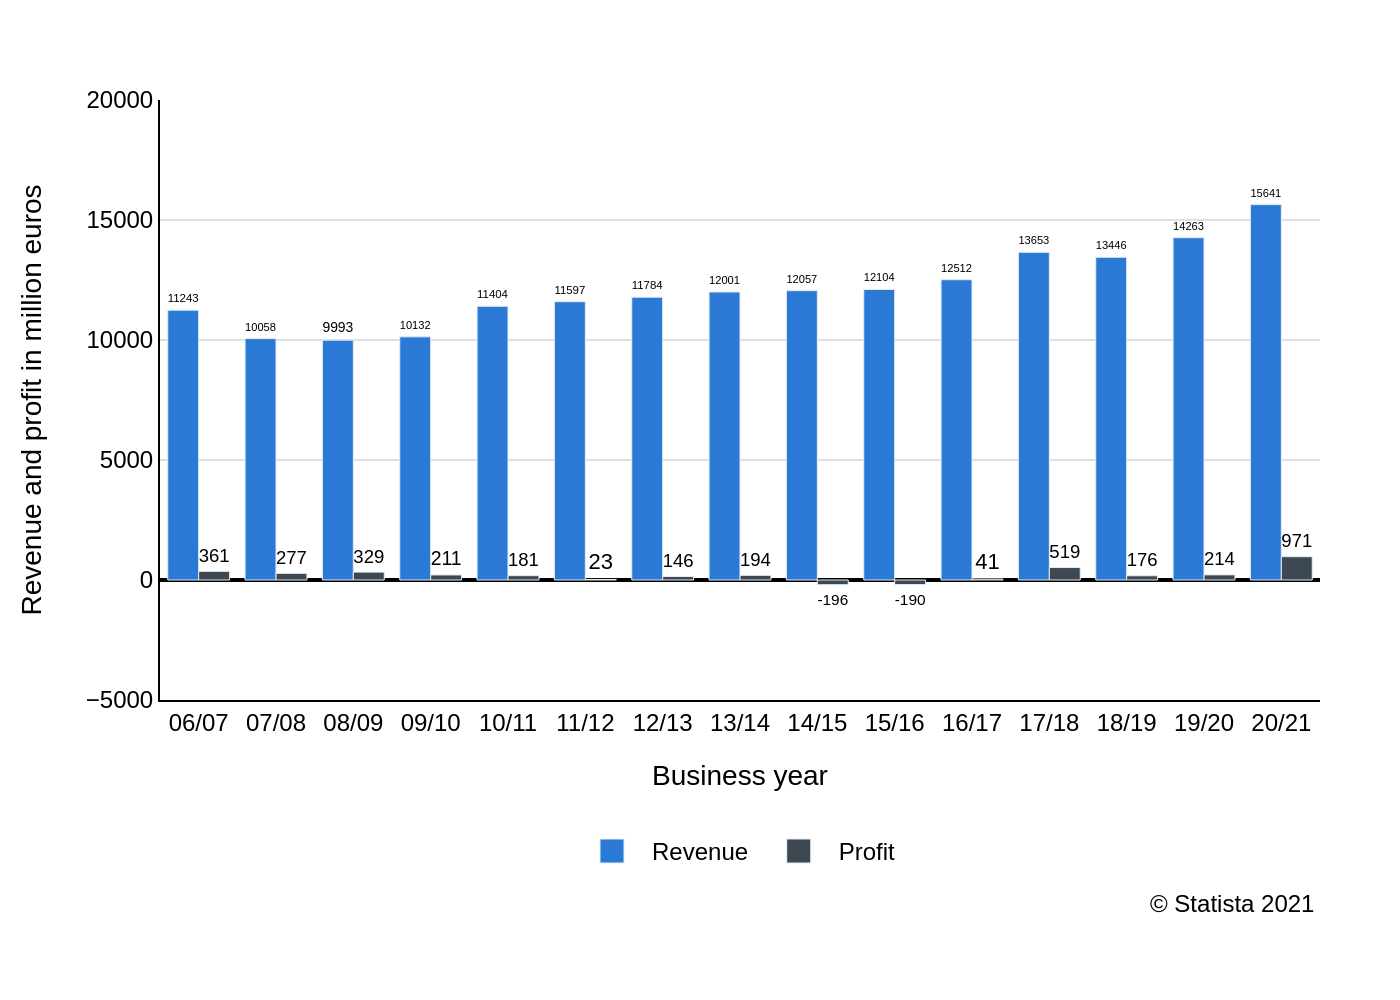

This chart was generated by the following Python code:
import sys
import json
import plotly.graph_objects as go
import pathlib

# Ensure a JSON file path is provided as a command-line argument
if len(sys.argv) != 2:
    print("Usage: python create_chart.py <path_to_json_file>")
    sys.exit(1)

# Get the JSON file path from the command-line arguments
json_path = sys.argv[1]

# Read and load the JSON file, ensuring UTF-8 encoding for multilingual support
with open(json_path, 'r', encoding='utf-8') as f:
    config = json.load(f)

# Extract data, texts, and colors from the loaded JSON object
chart_data = config['chart_data']
texts = config['texts']
colors = config['colors']
series_names = texts['legend_labels']

# Prepare data for Plotly traces
categories = [d['category'] for d in chart_data]
series_data = {name: [d.get(name) for d in chart_data] for name in series_names}

# Initialize a Plotly Figure
fig = go.Figure()

# Iterate through the series names from the JSON to create a bar trace for each
for i, name in enumerate(series_names):
    fig.add_trace(go.Bar(
        x=categories,
        y=series_data[name],
        name=name,
        marker_color=colors[i],
        text=series_data[name],
        textposition='outside',
        texttemplate='%{text:,.0f}'.replace(',', ' '), # Use space as separator
        cliponaxis=False,
        textfont=dict(
            family="Arial",
            size=11,
            color='black'
        )
    ))

# Construct the title string, handling null values
title_text = texts.get('title') or ''
if texts.get('subtitle'):
    title_text += f"<br><sub>{texts['subtitle']}</sub>"

# Update the figure layout with styles and text from the JSON
fig.update_layout(
    barmode='group',
    plot_bgcolor='white',
    font=dict(family="Arial", size=12, color='black'),
    title=dict(text=title_text, x=0.01, y=0.95, xanchor='left', yanchor='top'),
    xaxis=dict(
        title=texts['x_axis_title'],
        showgrid=False,
        linecolor='black',
        zeroline=False,
        tickangle=0
    ),
    yaxis=dict(
        title=texts['y_axis_title'],
        range=[-5000, 20000],
        dtick=5000,
        tickformat=" ",
        gridcolor='#e0e0e0',
        linecolor='black',
        zeroline=True,
        zerolinecolor='black'
    ),
    legend=dict(
        orientation="h",
        yanchor="bottom",
        y=-0.3,
        xanchor="center",
        x=0.5
    ),
    margin=dict(l=80, r=40, b=150, t=50)
)

# Add the source text as a layout annotation for precise positioning
fig.add_annotation(
    showarrow=False,
    text=texts['source'],
    xref="paper",
    yref="paper",
    x=1.0,
    y=-0.37,
    xanchor='right',
    yanchor='bottom',
    align='right',
    font=dict(family="Arial", size=12)
)

# Derive the output filename from the input JSON filename
base_filename = pathlib.Path(json_path).stem
output_filename = f"{base_filename}.png"

# Write the figure to a high-resolution PNG image file
fig.write_image(output_filename, scale=2)

# Print a confirmation message to standard output
print(f"Chart saved to {output_filename}")
